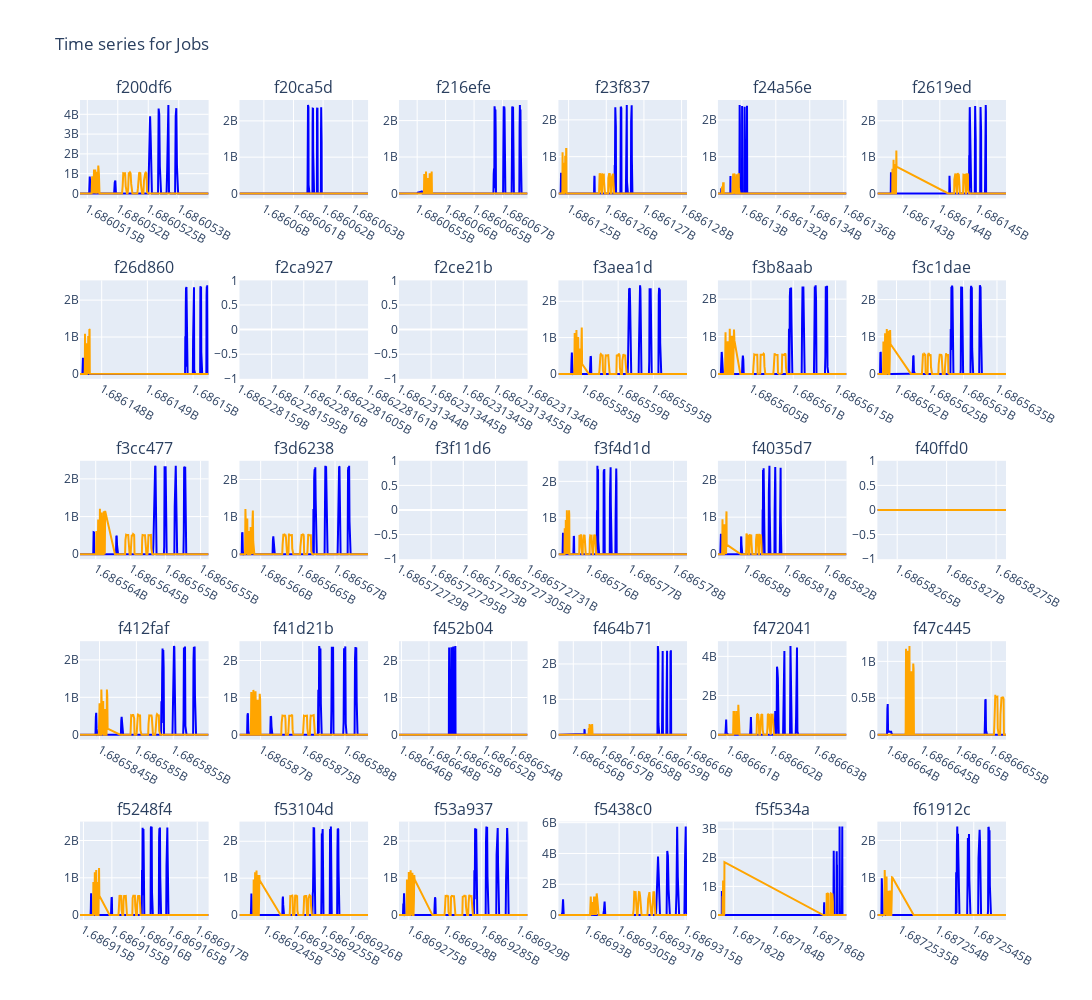

Here is the notebook cell this chart was saved with:
### Markdown cell above
### Display worklfows timeseries

### Code cell
fig2 = display_timeseries(workflows)
fig2.show()

### Figure 1 — Plotly figure (JSON) as saved in the notebook; plotly's stock layout.template omitted (floating-point values rounded to 4 significant figures; data arrays with more than 128 entries replaced by an {"elided": "..."} marker saying what was removed)
{"data": [{"line": {"color": "blue"}, "mode": "lines", "name": "bytesRead", "type": "scatter", "x": {"elided": "212 int values"}, "xaxis": "x", "y": {"elided": "212 int values"}, "yaxis": "y"}, {"line": {"color": "orange"}, "mode": "lines", "name": "bytesWritten", "type": "scatter", "x": {"elided": "212 int values"}, "xaxis": "x", "y": {"elided": "212 int values"}, "yaxis": "y"}, {"line": {"color": "blue"}, "mode": "lines", "name": "bytesRead", "type": "scatter", "x": [1686059175, 1686061440, 1686061445, 1686061450, 1686061455, 1686061460, 1686061465, 1686061470, 1686061475, 1686061480, 1686061485, 1686061490, 1686061495, 1686061500, 1686061505, 1686061510, 1686061515, 1686061520, 1686061525, 1686061530, 1686061535, 1686061540, 1686061545, 1686061550, 1686061555, 1686061560, 1686061565, 1686061570, 1686061575, 1686061580, 1686061585, 1686061590, 1686061595, 1686061600, 1686061605, 1686061610, 1686061615, 1686061620, 1686061625, 1686061630, 1686061635, 1686061640, 1686061645, 1686061650, 1686061655, 1686061660, 1686061665, 1686061670, 1686061675, 1686061680, 1686061685, 1686061690, 1686061695, 1686061700, 1686061705, 1686061710, 1686061715, 1686061720, 1686061725, 1686061730, 1686061735, 1686061740, 1686061745, 1686061750, 1686061755, 1686061760, 1686061765, 1686061770, 1686061775, 1686061780, 1686061785, 1686061790, 1686061795, 1686061800, 1686061805, 1686061810, 1686061815, 1686061820, 1686061825, 1686061830, 1686061835, 1686061840, 1686061845, 1686061850, 1686061855, 1686061860, 1686061865, 1686061870, 1686061875, 1686061880, 1686061885, 1686061890, 1686061895, 1686061900, 1686061905, 1686061910, 1686061915, 1686061920, 1686061925, 1686061930, 1686061935, 1686061940, 1686061945, 1686061950, 1686061955, 1686061960, 1686061965, 1686061970, 1686063520], "xaxis": "x2", "y": [0, 316, 308114, 11920, 0, 0, 0, 0, 266777975, 941416561, 713323081, 2439237888, 1679496896, 2212942815, 2378055168, 241043761, 0, 0, 0, 0, 0, 0, 0, 0, 0, 0, 0, 0, 0, 0, 0, 0, 0, 0, 0, 0, 0, 0, 0, 0, 0, 25005, 1877592222, 2335878144, 1962189985, 2333274624, 1155139633, 0, 0, 0, 0, 0, 0, 0, 0, 0, 0, 0, 0, 0, 0, 0, 0, 0, 0, 0, 0, 0, 0, 0, 0, 25005, 2284002241, 2363735808, 1747139233, 2363735808, 905462065, 0, 0, 0, 0, 0, 0, 0, 0, 0, 0, 0, 0, 0, 0, 0, 0, 0, 0, 0, 0, 0, 8335, 1760450490, 2372848128, 1763540860, 2350457856, 1416793393, 0, 0, 0, 0, 0], "yaxis": "y2"}, {"line": {"color": "orange"}, "mode": "lines", "name": "bytesWritten", "type": "scatter", "x": [1686059175, 1686061440, 1686061445, 1686061450, 1686061455, 1686061460, 1686061465, 1686061470, 1686061475, 1686061480, 1686061485, 1686061490, 1686061495, 1686061500, 1686061505, 1686061510, 1686061515, 1686061520, 1686061525, 1686061530, 1686061535, 1686061540, 1686061545, 1686061550, 1686061555, 1686061560, 1686061565, 1686061570, 1686061575, 1686061580, 1686061585, 1686061590, 1686061595, 1686061600, 1686061605, 1686061610, 1686061615, 1686061620, 1686061625, 1686061630, 1686061635, 1686061640, 1686061645, 1686061650, 1686061655, 1686061660, 1686061665, 1686061670, 1686061675, 1686061680, 1686061685, 1686061690, 1686061695, 1686061700, 1686061705, 1686061710, 1686061715, 1686061720, 1686061725, 1686061730, 1686061735, 1686061740, 1686061745, 1686061750, 1686061755, 1686061760, 1686061765, 1686061770, 1686061775, 1686061780, 1686061785, 1686061790, 1686061795, 1686061800, 1686061805, 1686061810, 1686061815, 1686061820, 1686061825, 1686061830, 1686061835, 1686061840, 1686061845, 1686061850, 1686061855, 1686061860, 1686061865, 1686061870, 1686061875, 1686061880, 1686061885, 1686061890, 1686061895, 1686061900, 1686061905, 1686061910, 1686061915, 1686061920, 1686061925, 1686061930, 1686061935, 1686061940, 1686061945, 1686061950, 1686061955, 1686061960, 1686061965, 1686061970, 1686063520], "xaxis": "x2", "y": [0, 0, 0, 11824, 0, 0, 0, 0, 0, 11743, 983, 0, 171, 0, 0, 171, 12346, 42930, 122960, 24584, 0, 0, 0, 0, 0, 0, 0, 0, 0, 0, 0, 0, 0, 0, 0, 0, 0, 0, 177819, 0, 93216, 103409, 0, 0, 173, 0, 12525, 0, 124921, 65559, 0, 0, 0, 0, 0, 0, 0, 0, 0, 0, 0, 0, 0, 0, 0, 0, 0, 0, 178277, 0, 117803, 78811, 0, 0, 171, 0, 12529, 0, 117793, 73791, 0, 0, 0, 0, 0, 0, 0, 0, 0, 0, 0, 0, 0, 0, 0, 0, 0, 0, 165940, 0, 0, 171, 0, 12530, 0, 75714, 120034, 702, 0], "yaxis": "y2"}, {"line": {"color": "blue"}, "mode": "lines", "name": "bytesRead", "type": "scatter", "x": {"elided": "190 int values"}, "xaxis": "x3", "y": {"elided": "190 int values"}, "yaxis": "y3"}, {"line": {"color": "orange"}, "mode": "lines", "name": "bytesWritten", "type": "scatter", "x": {"elided": "190 int values"}, "xaxis": "x3", "y": {"elided": "190 int values"}, "yaxis": "y3"}, {"line": {"color": "blue"}, "mode": "lines", "name": "bytesRead", "type": "scatter", "x": {"elided": "248 int values"}, "xaxis": "x4", "y": {"elided": "248 int values"}, "yaxis": "y4"}, {"line": {"color": "orange"}, "mode": "lines", "name": "bytesWritten", "type": "scatter", "x": {"elided": "248 int values"}, "xaxis": "x4", "y": {"elided": "248 int values"}, "yaxis": "y4"}, {"line": {"color": "blue"}, "mode": "lines", "name": "bytesRead", "type": "scatter", "x": {"elided": "245 int values"}, "xaxis": "x5", "y": {"elided": "245 int values"}, "yaxis": "y5"}, {"line": {"color": "orange"}, "mode": "lines", "name": "bytesWritten", "type": "scatter", "x": {"elided": "245 int values"}, "xaxis": "x5", "y": {"elided": "245 int values"}, "yaxis": "y5"}, {"line": {"color": "blue"}, "mode": "lines", "name": "bytesRead", "type": "scatter", "x": {"elided": "243 int values"}, "xaxis": "x6", "y": {"elided": "243 int values"}, "yaxis": "y6"}, {"line": {"color": "orange"}, "mode": "lines", "name": "bytesWritten", "type": "scatter", "x": {"elided": "243 int values"}, "xaxis": "x6", "y": {"elided": "243 int values"}, "yaxis": "y6"}, {"line": {"color": "blue"}, "mode": "lines", "name": "bytesRead", "type": "scatter", "x": {"elided": "153 int values"}, "xaxis": "x7", "y": {"elided": "153 int values"}, "yaxis": "y7"}, {"line": {"color": "orange"}, "mode": "lines", "name": "bytesWritten", "type": "scatter", "x": {"elided": "153 int values"}, "xaxis": "x7", "y": {"elided": "153 int values"}, "yaxis": "y7"}, {"line": {"color": "blue"}, "mode": "lines", "name": "bytesRead", "type": "scatter", "x": [1686228160], "xaxis": "x8", "y": [0], "yaxis": "y8"}, {"line": {"color": "orange"}, "mode": "lines", "name": "bytesWritten", "type": "scatter", "x": [1686228160], "xaxis": "x8", "y": [0], "yaxis": "y8"}, {"line": {"color": "blue"}, "mode": "lines", "name": "bytesRead", "type": "scatter", "x": [1686231345], "xaxis": "x9", "y": [0], "yaxis": "y9"}, {"line": {"color": "orange"}, "mode": "lines", "name": "bytesWritten", "type": "scatter", "x": [1686231345], "xaxis": "x9", "y": [0], "yaxis": "y9"}, {"line": {"color": "blue"}, "mode": "lines", "name": "bytesRead", "type": "scatter", "x": {"elided": "244 int values"}, "xaxis": "x10", "y": {"elided": "244 int values"}, "yaxis": "y10"}, {"line": {"color": "orange"}, "mode": "lines", "name": "bytesWritten", "type": "scatter", "x": {"elided": "244 int values"}, "xaxis": "x10", "y": {"elided": "244 int values"}, "yaxis": "y10"}, {"line": {"color": "blue"}, "mode": "lines", "name": "bytesRead", "type": "scatter", "x": {"elided": "248 int values"}, "xaxis": "x11", "y": {"elided": "248 int values"}, "yaxis": "y11"}, {"line": {"color": "orange"}, "mode": "lines", "name": "bytesWritten", "type": "scatter", "x": {"elided": "248 int values"}, "xaxis": "x11", "y": {"elided": "248 int values"}, "yaxis": "y11"}, {"line": {"color": "blue"}, "mode": "lines", "name": "bytesRead", "type": "scatter", "x": {"elided": "249 int values"}, "xaxis": "x12", "y": {"elided": "249 int values"}, "yaxis": "y12"}, {"line": {"color": "orange"}, "mode": "lines", "name": "bytesWritten", "type": "scatter", "x": {"elided": "249 int values"}, "xaxis": "x12", "y": {"elided": "249 int values"}, "yaxis": "y12"}, {"line": {"color": "blue"}, "mode": "lines", "name": "bytesRead", "type": "scatter", "x": {"elided": "247 int values"}, "xaxis": "x13", "y": {"elided": "247 int values"}, "yaxis": "y13"}, {"line": {"color": "orange"}, "mode": "lines", "name": "bytesWritten", "type": "scatter", "x": {"elided": "247 int values"}, "xaxis": "x13", "y": {"elided": "247 int values"}, "yaxis": "y13"}, {"line": {"color": "blue"}, "mode": "lines", "name": "bytesRead", "type": "scatter", "x": {"elided": "347 int values"}, "xaxis": "x14", "y": {"elided": "347 int values"}, "yaxis": "y14"}, {"line": {"color": "orange"}, "mode": "lines", "name": "bytesWritten", "type": "scatter", "x": {"elided": "347 int values"}, "xaxis": "x14", "y": {"elided": "347 int values"}, "yaxis": "y14"}, {"line": {"color": "blue"}, "mode": "lines", "name": "bytesRead", "type": "scatter", "x": [1686572730], "xaxis": "x15", "y": [0], "yaxis": "y15"}, {"line": {"color": "orange"}, "mode": "lines", "name": "bytesWritten", "type": "scatter", "x": [1686572730], "xaxis": "x15", "y": [0], "yaxis": "y15"}, {"line": {"color": "blue"}, "mode": "lines", "name": "bytesRead", "type": "scatter", "x": {"elided": "246 int values"}, "xaxis": "x16", "y": {"elided": "246 int values"}, "yaxis": "y16"}, {"line": {"color": "orange"}, "mode": "lines", "name": "bytesWritten", "type": "scatter", "x": {"elided": "246 int values"}, "xaxis": "x16", "y": {"elided": "246 int values"}, "yaxis": "y16"}, {"line": {"color": "blue"}, "mode": "lines", "name": "bytesRead", "type": "scatter", "x": {"elided": "246 int values"}, "xaxis": "x17", "y": {"elided": "246 int values"}, "yaxis": "y17"}, {"line": {"color": "orange"}, "mode": "lines", "name": "bytesWritten", "type": "scatter", "x": {"elided": "246 int values"}, "xaxis": "x17", "y": {"elided": "246 int values"}, "yaxis": "y17"}, {"line": {"color": "blue"}, "mode": "lines", "name": "bytesRead", "type": "scatter", "x": [1686582630, 1686582760], "xaxis": "x18", "y": [0, 0], "yaxis": "y18"}, {"line": {"color": "orange"}, "mode": "lines", "name": "bytesWritten", "type": "scatter", "x": [1686582630, 1686582760], "xaxis": "x18", "y": [0, 0], "yaxis": "y18"}, {"line": {"color": "blue"}, "mode": "lines", "name": "bytesRead", "type": "scatter", "x": {"elided": "249 int values"}, "xaxis": "x19", "y": {"elided": "249 int values"}, "yaxis": "y19"}, {"line": {"color": "orange"}, "mode": "lines", "name": "bytesWritten", "type": "scatter", "x": {"elided": "249 int values"}, "xaxis": "x19", "y": {"elided": "249 int values"}, "yaxis": "y19"}, {"line": {"color": "blue"}, "mode": "lines", "name": "bytesRead", "type": "scatter", "x": {"elided": "306 int values"}, "xaxis": "x20", "y": {"elided": "306 int values"}, "yaxis": "y20"}, {"line": {"color": "orange"}, "mode": "lines", "name": "bytesWritten", "type": "scatter", "x": {"elided": "306 int values"}, "xaxis": "x20", "y": {"elided": "306 int values"}, "yaxis": "y20"}, {"line": {"color": "blue"}, "mode": "lines", "name": "bytesRead", "type": "scatter", "x": [1686645820, 1686649415, 1686649420, 1686649425, 1686649430, 1686649435, 1686649440, 1686649445, 1686649450, 1686649455, 1686649460, 1686649465, 1686649470, 1686649475, 1686649480, 1686649485, 1686649490, 1686649495, 1686649500, 1686649505, 1686649510, 1686649515, 1686649520, 1686649525, 1686649530, 1686649535, 1686649540, 1686649545, 1686649550, 1686649555, 1686649560, 1686649565, 1686649570, 1686649575, 1686649580, 1686649585, 1686649590, 1686649595, 1686649600, 1686649605, 1686649610, 1686649615, 1686649620, 1686649625, 1686649630, 1686649635, 1686649640, 1686649645, 1686649650, 1686649655, 1686649660, 1686649665, 1686649670, 1686649675, 1686649680, 1686649685, 1686649690, 1686649695, 1686649700, 1686649705, 1686649710, 1686649715, 1686649720, 1686649725, 1686649730, 1686649735, 1686649740, 1686649745, 1686649750, 1686649755, 1686649760, 1686649765, 1686649770, 1686649775, 1686649780, 1686649785, 1686649790, 1686649795, 1686649800, 1686649805, 1686649810, 1686649815, 1686649820, 1686649825, 1686649830, 1686649835, 1686649840, 1686649845, 1686649850, 1686649855, 1686649860, 1686649865, 1686649870, 1686649875, 1686649880, 1686649885, 1686649890, 1686649895, 1686649900, 1686649905, 1686649910, 1686649915, 1686649920, 1686649925, 1686649930, 1686649935, 1686649940, 1686649945, 1686649950, 1686649955, 1686655175], "xaxis": "x21", "y": [0, 158, 173159, 147033, 0, 0, 0, 0, 0, 1089709175, 118485361, 1285056073, 2345771520, 1528183199, 2343168000, 2161920817, 0, 0, 0, 0, 0, 0, 0, 0, 0, 0, 0, 0, 0, 0, 0, 0, 0, 0, 0, 0, 0, 0, 0, 0, 0, 0, 1244961867, 2345250816, 1767186337, 2349676800, 1957023793, 0, 0, 0, 0, 0, 0, 0, 0, 0, 0, 0, 0, 0, 0, 0, 0, 0, 0, 0, 0, 0, 0, 0, 0, 0, 263175022, 2373368832, 2195506225, 1379564400, 2355404544, 1097081137, 0, 0, 0, 0, 0, 0, 0, 0, 0, 0, 0, 0, 0, 0, 0, 0, 0, 0, 0, 0, 0, 0, 1240275529, 2355925248, 1264706428, 2382220800, 2353248000, 67723057, 0, 0, 0, 0, 0], "yaxis": "y21"}, {"line": {"color": "orange"}, "mode": "lines", "name": "bytesWritten", "type": "scatter", "x": [1686645820, 1686649415, 1686649420, 1686649425, 1686649430, 1686649435, 1686649440, 1686649445, 1686649450, 1686649455, 1686649460, 1686649465, 1686649470, 1686649475, 1686649480, 1686649485, 1686649490, 1686649495, 1686649500, 1686649505, 1686649510, 1686649515, 1686649520, 1686649525, 1686649530, 1686649535, 1686649540, 1686649545, 1686649550, 1686649555, 1686649560, 1686649565, 1686649570, 1686649575, 1686649580, 1686649585, 1686649590, 1686649595, 1686649600, 1686649605, 1686649610, 1686649615, 1686649620, 1686649625, 1686649630, 1686649635, 1686649640, 1686649645, 1686649650, 1686649655, 1686649660, 1686649665, 1686649670, 1686649675, 1686649680, 1686649685, 1686649690, 1686649695, 1686649700, 1686649705, 1686649710, 1686649715, 1686649720, 1686649725, 1686649730, 1686649735, 1686649740, 1686649745, 1686649750, 1686649755, 1686649760, 1686649765, 1686649770, 1686649775, 1686649780, 1686649785, 1686649790, 1686649795, 1686649800, 1686649805, 1686649810, 1686649815, 1686649820, 1686649825, 1686649830, 1686649835, 1686649840, 1686649845, 1686649850, 1686649855, 1686649860, 1686649865, 1686649870, 1686649875, 1686649880, 1686649885, 1686649890, 1686649895, 1686649900, 1686649905, 1686649910, 1686649915, 1686649920, 1686649925, 1686649930, 1686649935, 1686649940, 1686649945, 1686649950, 1686649955, 1686655175], "xaxis": "x21", "y": [0, 0, 0, 11824, 0, 0, 0, 0, 0, 0, 11743, 983, 0, 171, 0, 0, 12517, 40079, 101232, 49163, 0, 0, 0, 0, 0, 0, 0, 0, 0, 0, 0, 0, 0, 0, 0, 0, 0, 0, 177819, 0, 85014, 111611, 0, 0, 173, 0, 12525, 0, 83937, 106544, 0, 0, 0, 0, 0, 0, 0, 0, 0, 0, 0, 0, 0, 0, 0, 0, 0, 0, 165924, 12353, 44036, 122945, 29633, 0, 0, 171, 0, 12529, 0, 117793, 73791, 0, 0, 0, 0, 0, 0, 0, 0, 0, 0, 0, 0, 0, 0, 0, 0, 0, 0, 165940, 0, 0, 171, 0, 0, 12530, 0, 133113, 62747, 590, 0], "yaxis": "y21"}, {"line": {"color": "blue"}, "mode": "lines", "name": "bytesRead", "type": "scatter", "x": {"elided": "210 int values"}, "xaxis": "x22", "y": {"elided": "210 int values"}, "yaxis": "y22"}, {"line": {"color": "orange"}, "mode": "lines", "name": "bytesWritten", "type": "scatter", "x": {"elided": "210 int values"}, "xaxis": "x22", "y": {"elided": "210 int values"}, "yaxis": "y22"}, {"line": {"color": "blue"}, "mode": "lines", "name": "bytesRead", "type": "scatter", "x": {"elided": "297 int values"}, "xaxis": "x23", "y": {"elided": "297 int values"}, "yaxis": "y23"}, {"line": {"color": "orange"}, "mode": "lines", "name": "bytesWritten", "type": "scatter", "x": {"elided": "297 int values"}, "xaxis": "x23", "y": {"elided": "297 int values"}, "yaxis": "y23"}, {"line": {"color": "blue"}, "mode": "lines", "name": "bytesRead", "type": "scatter", "x": {"elided": "152 int values"}, "xaxis": "x24", "y": {"elided": "152 int values"}, "yaxis": "y24"}, {"line": {"color": "orange"}, "mode": "lines", "name": "bytesWritten", "type": "scatter", "x": {"elided": "152 int values"}, "xaxis": "x24", "y": {"elided": "152 int values"}, "yaxis": "y24"}, {"line": {"color": "blue"}, "mode": "lines", "name": "bytesRead", "type": "scatter", "x": {"elided": "244 int values"}, "xaxis": "x25", "y": {"elided": "244 int values"}, "yaxis": "y25"}, {"line": {"color": "orange"}, "mode": "lines", "name": "bytesWritten", "type": "scatter", "x": {"elided": "244 int values"}, "xaxis": "x25", "y": {"elided": "244 int values"}, "yaxis": "y25"}, {"line": {"color": "blue"}, "mode": "lines", "name": "bytesRead", "type": "scatter", "x": {"elided": "245 int values"}, "xaxis": "x26", "y": {"elided": "245 int values"}, "yaxis": "y26"}, {"line": {"color": "orange"}, "mode": "lines", "name": "bytesWritten", "type": "scatter", "x": {"elided": "245 int values"}, "xaxis": "x26", "y": {"elided": "245 int values"}, "yaxis": "y26"}, {"line": {"color": "blue"}, "mode": "lines", "name": "bytesRead", "type": "scatter", "x": {"elided": "246 int values"}, "xaxis": "x27", "y": {"elided": "246 int values"}, "yaxis": "y27"}, {"line": {"color": "orange"}, "mode": "lines", "name": "bytesWritten", "type": "scatter", "x": {"elided": "246 int values"}, "xaxis": "x27", "y": {"elided": "246 int values"}, "yaxis": "y27"}, {"line": {"color": "blue"}, "mode": "lines", "name": "bytesRead", "type": "scatter", "x": {"elided": "196 int values"}, "xaxis": "x28", "y": {"elided": "196 int values"}, "yaxis": "y28"}, {"line": {"color": "orange"}, "mode": "lines", "name": "bytesWritten", "type": "scatter", "x": {"elided": "196 int values"}, "xaxis": "x28", "y": {"elided": "196 int values"}, "yaxis": "y28"}, {"line": {"color": "blue"}, "mode": "lines", "name": "bytesRead", "type": "scatter", "x": {"elided": "228 int values"}, "xaxis": "x29", "y": {"elided": "228 int values"}, "yaxis": "y29"}, {"line": {"color": "orange"}, "mode": "lines", "name": "bytesWritten", "type": "scatter", "x": {"elided": "228 int values"}, "xaxis": "x29", "y": {"elided": "228 int values"}, "yaxis": "y29"}, {"line": {"color": "blue"}, "mode": "lines", "name": "bytesRead", "type": "scatter", "x": {"elided": "247 int values"}, "xaxis": "x30", "y": {"elided": "247 int values"}, "yaxis": "y30"}, {"line": {"color": "orange"}, "mode": "lines", "name": "bytesWritten", "type": "scatter", "x": {"elided": "247 int values"}, "xaxis": "x30", "y": {"elided": "247 int values"}, "yaxis": "y30"}], "layout": {"annotations": [{"font": {"size": 16}, "showarrow": false, "text": "f200df6", "x": 0.06944, "xanchor": "center", "xref": "paper", "y": 1, "yanchor": "bottom", "yref": "paper"}, {"font": {"size": 16}, "showarrow": false, "text": "f20ca5d", "x": 0.2417, "xanchor": "center", "xref": "paper", "y": 1, "yanchor": "bottom", "yref": "paper"}, {"font": {"size": 16}, "showarrow": false, "text": "f216efe", "x": 0.4139, "xanchor": "center", "xref": "paper", "y": 1, "yanchor": "bottom", "yref": "paper"}, {"font": {"size": 16}, "showarrow": false, "text": "f23f837", "x": 0.5861, "xanchor": "center", "xref": "paper", "y": 1, "yanchor": "bottom", "yref": "paper"}, {"font": {"size": 16}, "showarrow": false, "text": "f24a56e", "x": 0.7583, "xanchor": "center", "xref": "paper", "y": 1, "yanchor": "bottom", "yref": "paper"}, {"font": {"size": 16}, "showarrow": false, "text": "f2619ed", "x": 0.9306, "xanchor": "center", "xref": "paper", "y": 1, "yanchor": "bottom", "yref": "paper"}, {"font": {"size": 16}, "showarrow": false, "text": "f26d860", "x": 0.06944, "xanchor": "center", "xref": "paper", "y": 0.78, "yanchor": "bottom", "yref": "paper"}, {"font": {"size": 16}, "showarrow": false, "text": "f2ca927", "x": 0.2417, "xanchor": "center", "xref": "paper", "y": 0.78, "yanchor": "bottom", "yref": "paper"}, {"font": {"size": 16}, "showarrow": false, "text": "f2ce21b", "x": 0.4139, "xanchor": "center", "xref": "paper", "y": 0.78, "yanchor": "bottom", "yref": "paper"}, {"font": {"size": 16}, "showarrow": false, "text": "f3aea1d", "x": 0.5861, "xanchor": "center", "xref": "paper", "y": 0.78, "yanchor": "bottom", "yref": "paper"}, {"font": {"size": 16}, "showarrow": false, "text": "f3b8aab", "x": 0.7583, "xanchor": "center", "xref": "paper", "y": 0.78, "yanchor": "bottom", "yref": "paper"}, {"font": {"size": 16}, "showarrow": false, "text": "f3c1dae", "x": 0.9306, "xanchor": "center", "xref": "paper", "y": 0.78, "yanchor": "bottom", "yref": "paper"}, {"font": {"size": 16}, "showarrow": false, "text": "f3cc477", "x": 0.06944, "xanchor": "center", "xref": "paper", "y": 0.56, "yanchor": "bottom", "yref": "paper"}, {"font": {"size": 16}, "showarrow": false, "text": "f3d6238", "x": 0.2417, "xanchor": "center", "xref": "paper", "y": 0.56, "yanchor": "bottom", "yref": "paper"}, {"font": {"size": 16}, "showarrow": false, "text": "f3f11d6", "x": 0.4139, "xanchor": "center", "xref": "paper", "y": 0.56, "yanchor": "bottom", "yref": "paper"}, {"font": {"size": 16}, "showarrow": false, "text": "f3f4d1d", "x": 0.5861, "xanchor": "center", "xref": "paper", "y": 0.56, "yanchor": "bottom", "yref": "paper"}, {"font": {"size": 16}, "showarrow": false, "text": "f4035d7", "x": 0.7583, "xanchor": "center", "xref": "paper", "y": 0.56, "yanchor": "bottom", "yref": "paper"}, {"font": {"size": 16}, "showarrow": false, "text": "f40ffd0", "x": 0.9306, "xanchor": "center", "xref": "paper", "y": 0.56, "yanchor": "bottom", "yref": "paper"}, {"font": {"size": 16}, "showarrow": false, "text": "f412faf", "x": 0.06944, "xanchor": "center", "xref": "paper", "y": 0.34, "yanchor": "bottom", "yref": "paper"}, {"font": {"size": 16}, "showarrow": false, "text": "f41d21b", "x": 0.2417, "xanchor": "center", "xref": "paper", "y": 0.34, "yanchor": "bottom", "yref": "paper"}, {"font": {"size": 16}, "showarrow": false, "text": "f452b04", "x": 0.4139, "xanchor": "center", "xref": "paper", "y": 0.34, "yanchor": "bottom", "yref": "paper"}, {"font": {"size": 16}, "showarrow": false, "text": "f464b71", "x": 0.5861, "xanchor": "center", "xref": "paper", "y": 0.34, "yanchor": "bottom", "yref": "paper"}, {"font": {"size": 16}, "showarrow": false, "text": "f472041", "x": 0.7583, "xanchor": "center", "xref": "paper", "y": 0.34, "yanchor": "bottom", "yref": "paper"}, {"font": {"size": 16}, "showarrow": false, "text": "f47c445", "x": 0.9306, "xanchor": "center", "xref": "paper", "y": 0.34, "yanchor": "bottom", "yref": "paper"}, {"font": {"size": 16}, "showarrow": false, "text": "f5248f4", "x": 0.06944, "xanchor": "center", "xref": "paper", "y": 0.12, "yanchor": "bottom", "yref": "paper"}, {"font": {"size": 16}, "showarrow": false, "text": "f53104d", "x": 0.2417, "xanchor": "center", "xref": "paper", "y": 0.12, "yanchor": "bottom", "yref": "paper"}, {"font": {"size": 16}, "showarrow": false, "text": "f53a937", "x": 0.4139, "xanchor": "center", "xref": "paper", "y": 0.12, "yanchor": "bottom", "yref": "paper"}, {"font": {"size": 16}, "showarrow": false, "text": "f5438c0", "x": 0.5861, "xanchor": "center", "xref": "paper", "y": 0.12, "yanchor": "bottom", "yref": "paper"}, {"font": {"size": 16}, "showarrow": false, "text": "f5f534a", "x": 0.7583, "xanchor": "center", "xref": "paper", "y": 0.12, "yanchor": "bottom", "yref": "paper"}, {"font": {"size": 16}, "showarrow": false, "text": "f61912c", "x": 0.9306, "xanchor": "center", "xref": "paper", "y": 0.12, "yanchor": "bottom", "yref": "paper"}], "height": 1000, "showlegend": false, "title": {"text": "Time series for Jobs"}, "width": 1200, "xaxis": {"anchor": "y", "domain": [0, 0.1389]}, "xaxis10": {"anchor": "y10", "domain": [0.5167, 0.6556]}, "xaxis11": {"anchor": "y11", "domain": [0.6889, 0.8278]}, "xaxis12": {"anchor": "y12", "domain": [0.8611, 1]}, "xaxis13": {"anchor": "y13", "domain": [0, 0.1389]}, "xaxis14": {"anchor": "y14", "domain": [0.1722, 0.3111]}, "xaxis15": {"anchor": "y15", "domain": [0.3444, 0.4833]}, "xaxis16": {"anchor": "y16", "domain": [0.5167, 0.6556]}, "xaxis17": {"anchor": "y17", "domain": [0.6889, 0.8278]}, "xaxis18": {"anchor": "y18", "domain": [0.8611, 1]}, "xaxis19": {"anchor": "y19", "domain": [0, 0.1389]}, "xaxis2": {"anchor": "y2", "domain": [0.1722, 0.3111]}, "xaxis20": {"anchor": "y20", "domain": [0.1722, 0.3111]}, "xaxis21": {"anchor": "y21", "domain": [0.3444, 0.4833]}, "xaxis22": {"anchor": "y22", "domain": [0.5167, 0.6556]}, "xaxis23": {"anchor": "y23", "domain": [0.6889, 0.8278]}, "xaxis24": {"anchor": "y24", "domain": [0.8611, 1]}, "xaxis25": {"anchor": "y25", "domain": [0, 0.1389]}, "xaxis26": {"anchor": "y26", "domain": [0.1722, 0.3111]}, "xaxis27": {"anchor": "y27", "domain": [0.3444, 0.4833]}, "xaxis28": {"anchor": "y28", "domain": [0.5167, 0.6556]}, "xaxis29": {"anchor": "y29", "domain": [0.6889, 0.8278]}, "xaxis3": {"anchor": "y3", "domain": [0.3444, 0.4833]}, "xaxis30": {"anchor": "y30", "domain": [0.8611, 1]}, "xaxis4": {"anchor": "y4", "domain": [0.5167, 0.6556]}, "xaxis5": {"anchor": "y5", "domain": [0.6889, 0.8278]}, "xaxis6": {"anchor": "y6", "domain": [0.8611, 1]}, "xaxis7": {"anchor": "y7", "domain": [0, 0.1389]}, "xaxis8": {"anchor": "y8", "domain": [0.1722, 0.3111]}, "xaxis9": {"anchor": "y9", "domain": [0.3444, 0.4833]}, "yaxis": {"anchor": "x", "domain": [0.88, 1]}, "yaxis10": {"anchor": "x10", "domain": [0.66, 0.78]}, "yaxis11": {"anchor": "x11", "domain": [0.66, 0.78]}, "yaxis12": {"anchor": "x12", "domain": [0.66, 0.78]}, "yaxis13": {"anchor": "x13", "domain": [0.44, 0.56]}, "yaxis14": {"anchor": "x14", "domain": [0.44, 0.56]}, "yaxis15": {"anchor": "x15", "domain": [0.44, 0.56]}, "yaxis16": {"anchor": "x16", "domain": [0.44, 0.56]}, "yaxis17": {"anchor": "x17", "domain": [0.44, 0.56]}, "yaxis18": {"anchor": "x18", "domain": [0.44, 0.56]}, "yaxis19": {"anchor": "x19", "domain": [0.22, 0.34]}, "yaxis2": {"anchor": "x2", "domain": [0.88, 1]}, "yaxis20": {"anchor": "x20", "domain": [0.22, 0.34]}, "yaxis21": {"anchor": "x21", "domain": [0.22, 0.34]}, "yaxis22": {"anchor": "x22", "domain": [0.22, 0.34]}, "yaxis23": {"anchor": "x23", "domain": [0.22, 0.34]}, "yaxis24": {"anchor": "x24", "domain": [0.22, 0.34]}, "yaxis25": {"anchor": "x25", "domain": [0, 0.12]}, "yaxis26": {"anchor": "x26", "domain": [0, 0.12]}, "yaxis27": {"anchor": "x27", "domain": [0, 0.12]}, "yaxis28": {"anchor": "x28", "domain": [0, 0.12]}, "yaxis29": {"anchor": "x29", "domain": [0, 0.12]}, "yaxis3": {"anchor": "x3", "domain": [0.88, 1]}, "yaxis30": {"anchor": "x30", "domain": [0, 0.12]}, "yaxis4": {"anchor": "x4", "domain": [0.88, 1]}, "yaxis5": {"anchor": "x5", "domain": [0.88, 1]}, "yaxis6": {"anchor": "x6", "domain": [0.88, 1]}, "yaxis7": {"anchor": "x7", "domain": [0.66, 0.78]}, "yaxis8": {"anchor": "x8", "domain": [0.66, 0.78]}, "yaxis9": {"anchor": "x9", "domain": [0.66, 0.78]}}}
